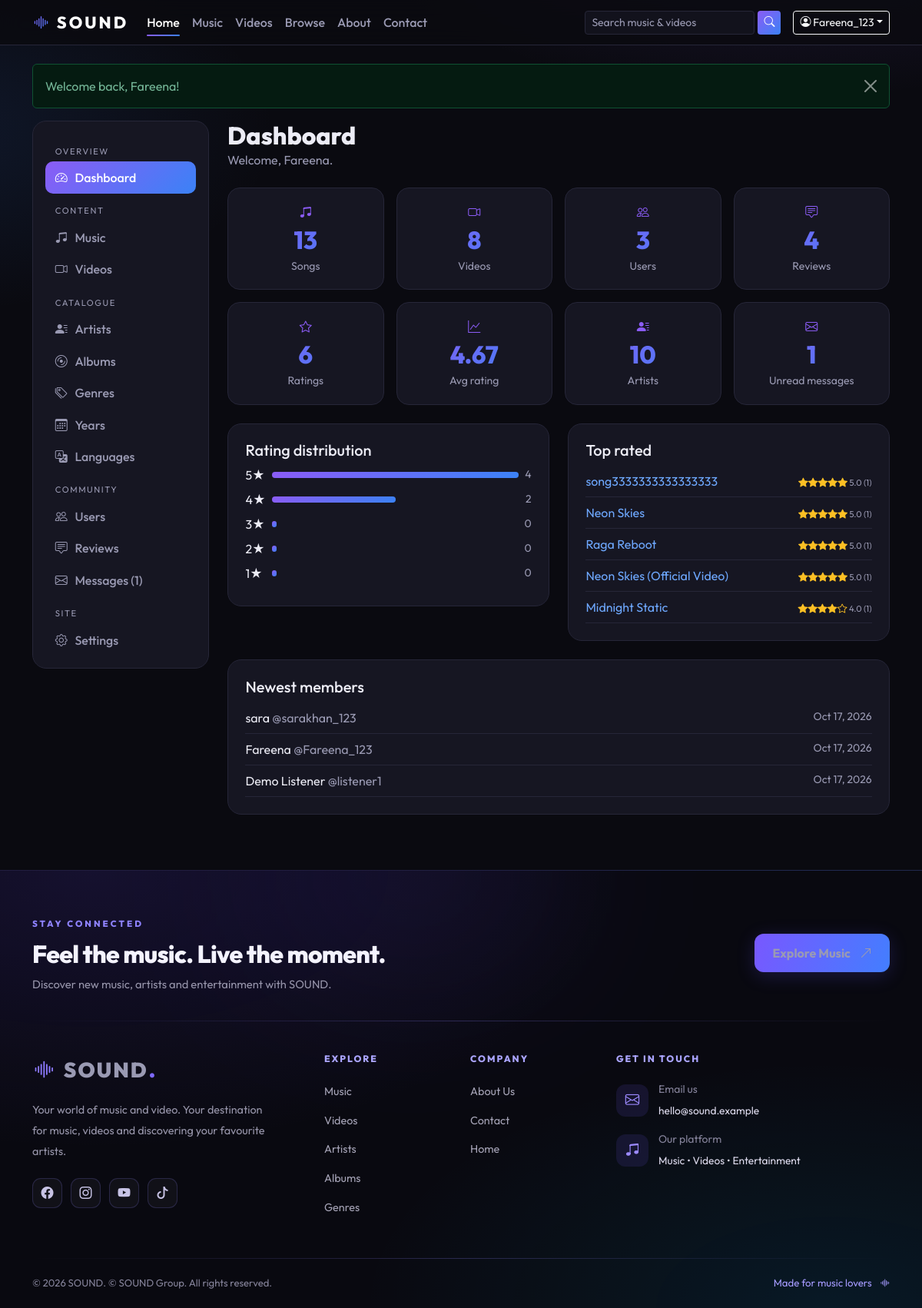
Screenshot of /admin/index.php (signed in) with the database file from the repository.
### tables this page shows
CREATE TABLE `users` (
  `id` int(10) UNSIGNED NOT NULL,
  `user_id` varchar(30) NOT NULL,
  `full_name` varchar(100) NOT NULL,
  `address` varchar(255) NOT NULL,
  `phone` varchar(25) NOT NULL,
  `email` varchar(120) NOT NULL,
  `password_hash` varchar(255) NOT NULL,
  `role` enum('user','admin') NOT NULL DEFAULT 'user',
  `status` enum('active','suspended') NOT NULL DEFAULT 'active',
  `created_at` timestamp NOT NULL DEFAULT current_timestamp()
);

### admin/index.php (the view, shortened to what this page needs)
<?php
require __DIR__ . '/_top.php';
$s = [
 ['Songs', val('SELECT COUNT(*) FROM music'), 'bi-music-note-beamed', 'music.php'], ['Videos', val('SELECT COUNT(*) FROM videos'), 'bi-camera-video', 'videos.php'],
 ['Users', val('SELECT COUNT(*) FROM users'), 'bi-people', 'users.php'], ['Reviews', val('SELECT COUNT(*) FROM reviews'), 'bi-chat-square-text', 'reviews.php'],
 ['Ratings', val('SELECT COUNT(*) FROM ratings'), 'bi-star', 'reviews.php'], ['Avg rating', val('SELECT ROUND(AVG(rating),2) FROM ratings') ?? '–', 'bi-graph-up', 'reviews.php'],
 ['Artists', val('SELECT COUNT(*) FROM artists'), 'bi-person-lines-fill', 'taxonomy.php?t=artists'], ['Unread messages', $unread, 'bi-envelope', 'messages.php'],
];
$dist = array_fill(1, 5, 0); foreach (all('SELECT rating, COUNT(*) n FROM ratings GROUP BY rating') as $d) $dist[(int)$d['rating']] = (int)$d['n']; $mx = max(1, max($dist));
$top = all("SELECT * FROM (SELECT 'music' t, m.id, m.title, ROUND(AVG(r.rating),2) avg, COUNT(*) n FROM ratings r JOIN music m ON m.id=r.music_id GROUP BY m.id
  UNION ALL SELECT 'video', v.id, v.title, ROUND(AVG(r.rating),2), COUNT(*) FROM ratings r JOIN videos v ON v.id=r.video_id GROUP BY v.id) x ORDER BY avg DESC, n DESC LIMIT 5");
$newUsers = all('SELECT user_id, full_name, created_at FROM users ORDER BY created_at DESC LIMIT 5');
?>
<div class="page-head"><h1 class="h2">Dashboard</h1><p class="text-muted mb-0">Welcome, <?= e($admin['full_name']) ?>.</p></div>
<div class="row g-3 mb-4"><?php foreach ($s as [$l, $n, $i, $href]): ?><div class="col-6 col-md-3"><a href="<?= e(url('admin/' . $href)) ?>" class="stat-tile d-block text-decoration-none"><i class="bi <?= $i ?> text-sound"></i><div class="num"><?= e($n) ?></div><div class="text-muted small"><?= e($l) ?></div></a></div><?php endforeach; ?></div>
<div class="row g-4">
  <div class="col-lg-6"><div class="panel"><h2 class="h5">Rating distribution</h2>
    <?php for ($i = 5; $i >= 1; $i--): ?><div class="d-flex align-items-center gap-2 mb-2"><span style="width:2.5ch"><?= $i ?>★</span><div class="flex-grow-1"><div class="bar" style="width:<?= max(2, round($dist[$i] / $mx * 100)) ?>%"></div></div><span class="text-muted small"><?= $dist[$i] ?></span></div><?php endfor; ?></div></div>
  <div class="col-lg-6"><div class="panel"><h2 class="h5">Top rated</h2>
    <?php foreach ($top as $t): ?><div class="d-flex justify-content-between border-bottom py-2"><a href="<?= e(item_url($t['t'], (int)$t['id'])) ?>"><?= e($t['title']) ?></a><span><?= stars((float)$t['avg'], (int)$t['n']) ?></span></div><?php endforeach; if (!$top) echo '<p class="text-muted mb-0">No ratings yet.</p>'; ?></div></div>
  <div class="col-12"><div class="panel"><h2 class="h5">Newest members</h2>
    <?php foreach ($newUsers as $u): ?><div class="d-flex justify-content-between border-bottom py-2"><span><?= e($u['full_name']) ?> <span class="text-muted">@<?= e($u['user_id']) ?></span></span><small class="text-muted"><?= e(date('M j, Y', strtotime($u['created_at'] . ' UTC'))) ?></small></div><?php endforeach; ?></div></div>
</div>
<?php require __DIR__ . '/_bottom.php'; ?>

### includes/header.php (shortened to what this page needs)
<?php
require_once __DIR__ . '/bootstrap.php';
$me = current_user();
$pageTitle = ($title ?? '') ? $title . ' · ' . setting('site_name', 'SOUND') : setting('site_name', 'SOUND') . ' – ' . setting('tagline');
$nav = ['index.php' => 'Home', 'music.php' => 'Music', 'videos.php' => 'Videos', 'browse.php' => 'Browse', 'about.php' => 'About', 'contact.php' => 'Contact'];
$_cur = basename($_SERVER['SCRIPT_NAME']);
?><!doctype html>
<html lang="en" data-bs-theme="dark">
<head>
<link href="https://cdn.jsdelivr.net/npm/bootstrap@5.3.3/dist/css/bootstrap.min.css" rel="stylesheet">
<link href="https://cdn.jsdelivr.net/npm/bootstrap-icons@1.11.3/font/bootstrap-icons.min.css" rel="stylesheet">
<link href="<?= e(url('assets/css/style.css')) ?>" rel="stylesheet">
</head>
<body>
<nav class="navbar navbar-expand-lg sound-nav sticky-top">
  <div class="container">
    <a class="navbar-brand brand" href="<?= e(url('index.php')) ?>"><i class="bi bi-soundwave"></i> <?= e(setting('site_name', 'SOUND')) ?></a>
    <div class="collapse navbar-collapse" id="mainNav">
      <ul class="navbar-nav me-auto mb-2 mb-lg-0">
        <?php foreach ($nav as $_href => $_label): ?><li class="nav-item"><a class="nav-link<?= $_cur === $_href ? ' active' : '' ?>" href="<?= e(url($_href)) ?>"><?= e($_label) ?></a></li><?php endforeach; ?>
      </ul>
      <form class="d-flex me-lg-3 my-2 my-lg-0 nav-search" action="<?= e(url('search.php')) ?>" method="get" role="search">
        <input class="form-control form-control-sm" type="search" name="q" placeholder="Search music & videos" aria-label="Search" maxlength="100">
        <button class="btn btn-sm btn-sound ms-1" aria-label="Search"><i class="bi bi-search"></i></button>
      </form>
      <div class="d-flex align-items-center gap-2">
      <?php if ($me): ?>
        <div class="dropdown">
          <button class="btn btn-sm btn-outline-light dropdown-toggle" data-bs-toggle="dropdown"><i class="bi bi-person-circle"></i> <?= e($me['user_id']) ?></button>
        </div>
      <?php else: ?>
        <a class="btn btn-sm btn-outline-light" href="<?= e(url('login.php')) ?>">Log in</a>
        <a class="btn btn-sm btn-sound" href="<?= e(url('register.php')) ?>">Sign up</a>
      <?php endif; ?>
      </div>
    </div>
  </div>
</nav>
<main class="container py-4 main-wrap">
<?= flash_render() ?>

### assets/css/style.css (style rules this page uses)
:root { --bg:#0a0a10;--bg2:#12121c;--card:#161622;--line:#262638;--p:#8b5cf6;--b:#3b82f6;--txt:#ececf5;--mut:#9a9ab3;--grad:linear-gradient(135deg,#8b5cf6,#3b82f6) }
html { scroll-behavior:smooth }
body { font-family:'Outfit',system-ui,-apple-system,Segoe UI,Roboto,sans-serif;background:radial-gradient(1000px 500px at 85% -10%,rgba(139,92,246,.18),transparent 60%),radial-gradient(800px 400px at -10% 10%,rgba(59,130,246,.12),transparent 60%),var(--bg);background-attachment:fixed;color:var(--txt);min-height:100vh }
[data-bs-theme=dark] { --bs-body-bg:var(--bg);--bs-body-color:var(--txt);--bs-border-color:var(--line);--bs-link-color:#a78bfa;--bs-link-hover-color:#c4b5fd;--bs-secondary-color:var(--mut) }
a { text-decoration:none }
.text-muted { color:var(--mut)!important }
.text-sound { color:var(--p) }
.main-wrap { min-height:70vh }
.sound-nav { background:rgba(10,10,16,.8);backdrop-filter:blur(14px);border-bottom:1px solid var(--line) }
.brand { font-weight:800;letter-spacing:.14em;font-size:1.35rem;color:#fff!important }
.brand i { background:var(--grad);-webkit-background-clip:text;background-clip:text;color:transparent }
.sound-nav .nav-link { color:var(--mut);font-weight:500;position:relative }
.sound-nav .nav-link:hover,.sound-nav .nav-link.active { color:#fff }
.sound-nav .nav-link.active::after { content:"";position:absolute;left:.5rem;right:.5rem;bottom:2px;height:2px;border-radius:2px;background:var(--grad) }
.nav-search input { background:var(--bg2);border-color:var(--line);min-width:220px }
.form-control,.form-select { background-color:var(--bg2);border-color:var(--line) }
.btn-sound { background:var(--grad);border:0;color:#fff;font-weight:600;transition:transform .15s,box-shadow .2s,filter .2s }
.page-head { margin-bottom:1.5rem }
.page-head h1 { font-weight:800;margin:0 }
.panel { background:var(--card);border:1px solid var(--line);border-radius:18px;padding:1.4rem }
.stat-tile { background:var(--card);border:1px solid var(--line);border-radius:16px;padding:1.2rem;text-align:center }
.stat-tile .num { font-size:2rem;font-weight:800;background:var(--grad);-webkit-background-clip:text;background-clip:text;color:transparent }
.bar { height:8px;border-radius:6px;background:var(--grad) }

### rows the page displays
users: user "Fareena_123", full_name "Fareena", created_at "Oct 17, 2026"
users: full_name "sara", user "sarakhan_123", created_at "Oct 17, 2026"
users: full_name "Demo Listener", user "listener1", created_at "Oct 17, 2026"

### other values shown
setting('site_name', 'SOUND') "SOUND"
$_label "Home"
$_label "Music"
$_label "Videos"
$_label "Browse"
$_label "About"
$_label "Contact"
$m "Welcome back, Fareena!"
$l[1] "OVERVIEW"
$l[1] "Dashboard"
$l[1] "CONTENT"
$l[1] "Music"
$l[1] "Videos"
$l[1] "CATALOGUE"
$l[1] "Artists"
